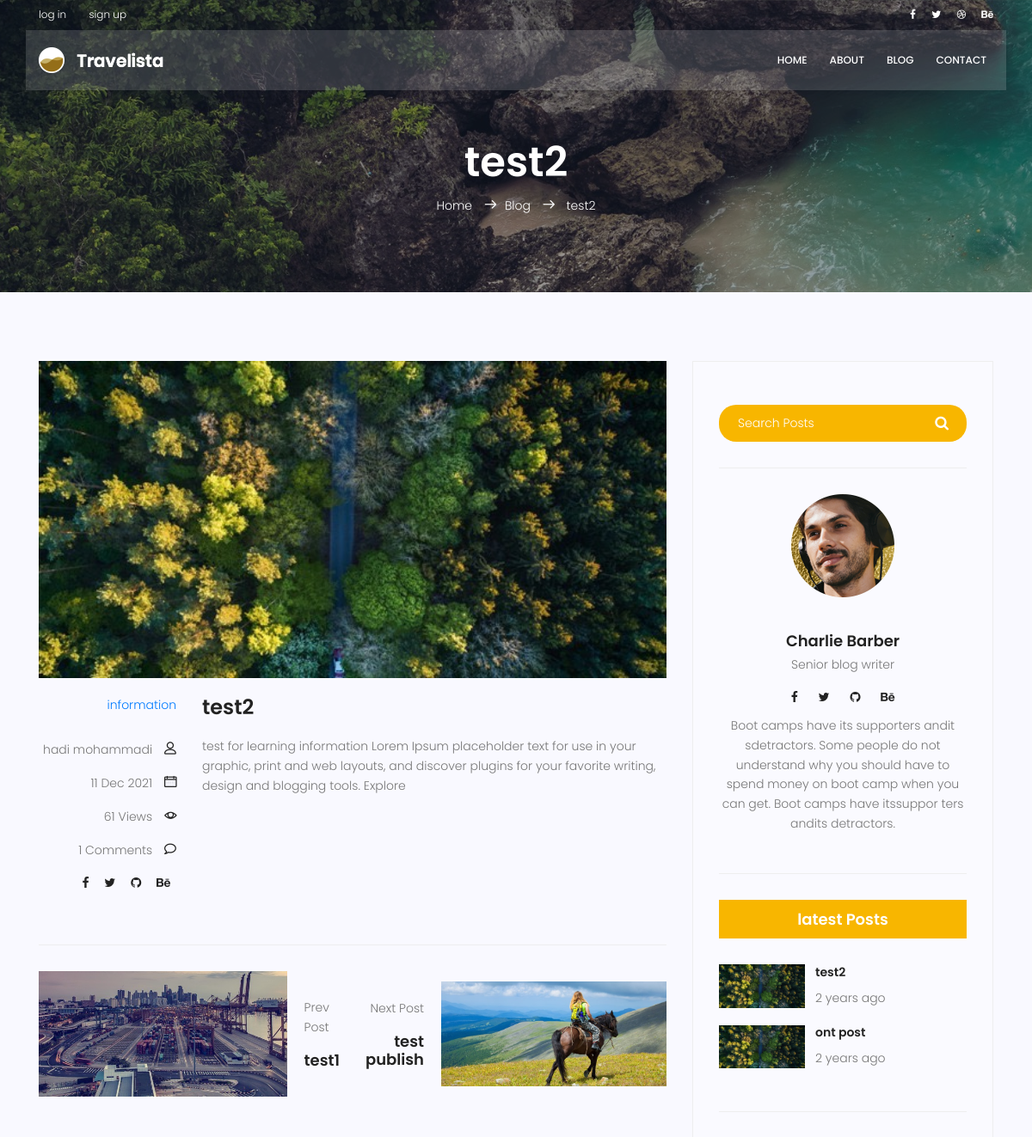
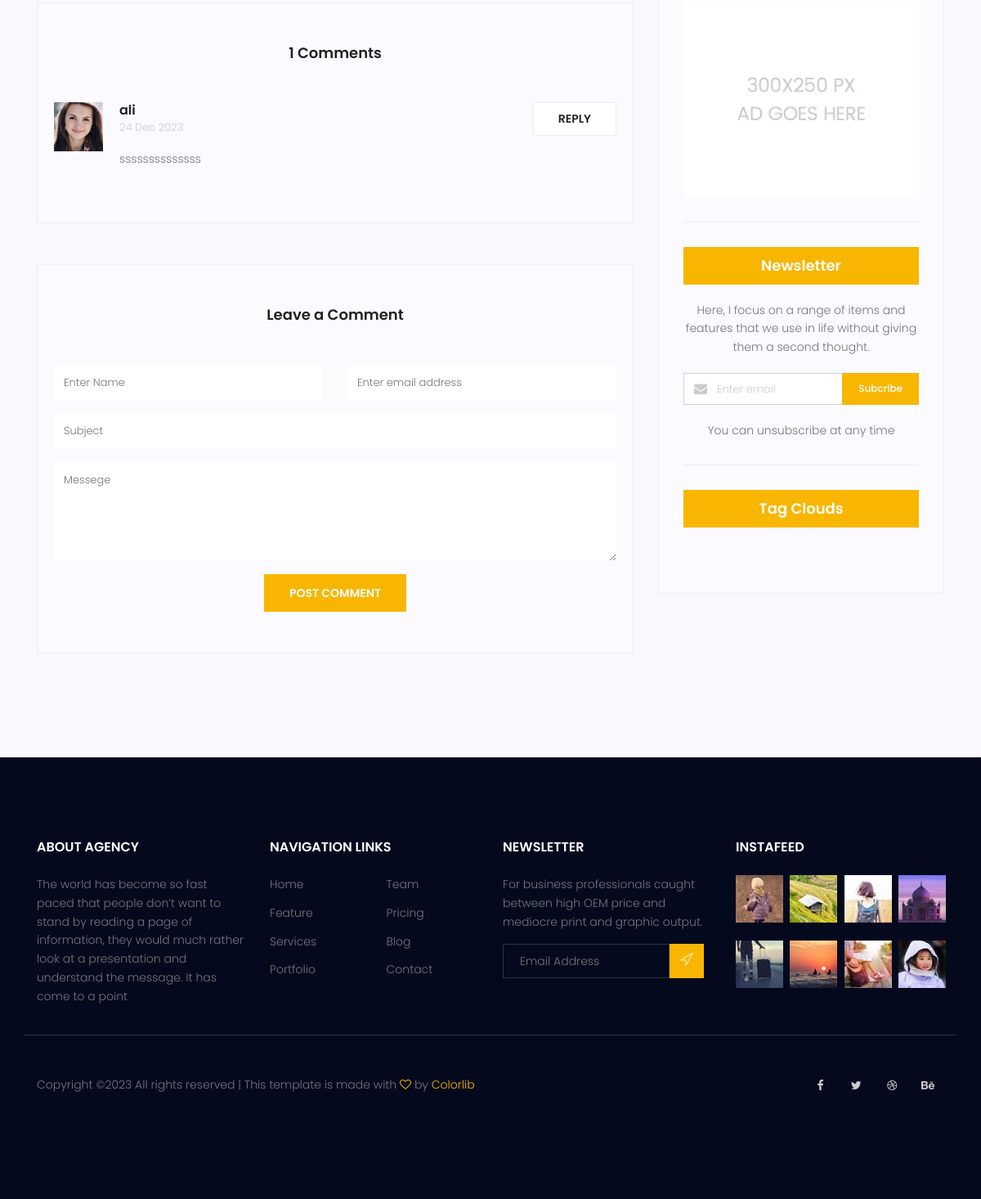
The app's page /blog/4 with its own data (2 pictures, top to bottom).
### blog/models.py (models this page shows, shortened)
class Post(models.Model):
    image = models.ImageField(upload_to='blog/', default='blog/defult.jpg')
    author = models.ForeignKey(User, on_delete=models.SET_NULL, null=True)
    title = models.CharField(max_length=255)
    content = models.TextField()
    tags = TaggableManager()
    category = models.ManyToManyField(Category)
    counted_views = models.IntegerField(default=0)
    status = models.BooleanField(default=False)
    published_date = models.DateTimeField(null=True)
    created_date = models.DateTimeField(auto_now_add=True)
    updated_date = models.DateTimeField(auto_now=True)
    class Meta:
        ordering = ['created_date']

class Category(models.Model):
    name = models.CharField(max_length=255)

class Comment(models.Model):
    post = models.ForeignKey(Post, on_delete=models.CASCADE)
    name = models.CharField(max_length=255)
    email = models.EmailField()
    subject = models.CharField(max_length=255)
    message = models.TextField()
    approved = models.BooleanField(default=False)
    created_date = models.DateTimeField(auto_now_add=True)
    updated_date = models.DateTimeField(auto_now=True)
    class Meta:
        ordering = ['created_date']

### blog/views.py (the view, shortened to what this page needs)
# urls.py: path('<int:pid>',blog_single, name='single'),
def blog_single(request,pid):
    post=get_object_or_404(Post,pk=pid,published_date__lte=timezone.now(),status=1)
    post.counted_views=post.counted_views+1
    post.save()
    posts=Post.objects.filter(published_date__lte=timezone.now(),status=1)
    post_next=posts.filter(id__gt=post.id).order_by('id').first()
    post_prev= posts.filter(id__lt=post.id).order_by('-id').first()
    comments=Comment.objects.filter(post=post.id,approved=True)
    form=CommentForm()
    contex={'post':post, 'post_next':post_next,'post_prev':post_prev,'comments':comments,'form':form}
    return render(request,'blog/blog-single.html',contex)

### blog/forms.py
class CommentForm(forms.ModelForm):
    class Meta:
        model=Comment
        fields = ['post','name','email','subject','message']

### blog/templatetags/blog_tags.py (called while the page is built)
@register.inclusion_tag('blog/blog-latest-posts.html')
def latestposts(arg=2):
    posts = Post.objects.filter(status=1).order_by('published_date')[:arg]
    return {'posts':posts}

### templates/blog/blog-single.html (shortened to what this page needs)
{%extends 'base.html'%}
{%load static %}
{%load blog_tags %}
{%block content %}
<section class="relative about-banner">
	<div class="overlay overlay-bg"></div>
	<div class="container">
		<div class="row d-flex align-items-center justify-content-center">
			<div class="about-content col-lg-12">
				<h1 class="text-white">
					{{post.title}}
				</h1>
				<p class="text-white link-nav"><a href="{%url 'website:index'%}">Home </a>  <span class="lnr lnr-arrow-right"></span><a href="{%url 'blog:index'%}">Blog </a> <span class="lnr lnr-arrow-right"></span> {{post.title}}	</p>
			</div>
		</div>
	</div>
</section>
<section class="post-content-area single-post-area">
	<div class="container">
		<div class="row">
			<div class="col-lg-8 posts-list">
				<div class="single-post row">
					<div class="col-lg-12">
						<div class="feature-img">
							<img class="img-fluid" src="{{ post.image.url }}" alt="">
						</div>
					</div>
					<div class="col-lg-3  col-md-3 meta-details">
						<ul class="tags">
							{%for cat in post.category.all %}
							<a href="{%url 'blog:category' cat_name=cat.name%}">{{cat.name}}</a>{% if not forloop.last %},{%endif%}
							{%endfor%}
						</ul>
						<div class="user-details row">
							<p class="user-name col-lg-12 col-md-12 col-6"><a href="#">{{post.author.get_full_name}}</a> <span class="lnr lnr-user"></span></p>
							<p class="date col-lg-12 col-md-12 col-6"><a href="#">{{post.published_date|date:"d M Y"}}</a> <span class="lnr lnr-calendar-full"></span></p>
							<p class="view col-lg-12 col-md-12 col-6"><a href="#">{{post.counted_views}} Views</a> <span class="lnr lnr-eye"></span></p>
							<p class="comments col-lg-12 col-md-12 col-6"><a href="#">{{comments|length}}  Comments</a> <span class="lnr lnr-bubble"></span></p>
							<ul class="social-links col-lg-12 col-md-12 col-6">
								<li><a href="#"><i class="fa fa-facebook"></i></a></li>
								<li><a href="#"><i class="fa fa-twitter"></i></a></li>
								<li><a href="#"><i class="fa fa-github"></i></a></li>
								<li><a href="#"><i class="fa fa-behance"></i></a></li>
							</ul>
						</div>
					</div>
					<div class="col-lg-9 col-md-9">
						<h3 class="mt-20 mb-20">{{post.title}}</h3>
						<p class="excert">
							{{post.content}}
						</p>
					</div>
				</div>
				<div class="navigation-area">
					<div class="row">
						{%if post_prev%}
						<div class="col-lg-6 col-md-6 col-12 nav-left flex-row d-flex justify-content-start align-items-center">
							<div class="thumb">
								<a href="{% url 'blog:single' pid=post_prev.id %}"><img class="img-fluid" src="{{ post_prev.image.url }}" alt=""></a>
							</div>
							<div class="arrow">
								<a href="#"></a>
							</div>
							<div class="detials">
								<p>Prev Post</p>
								<a href="{% url 'blog:single' pid=post_prev.id %}"><h4>{{post_prev.title}}</h4></a>
							</div>
						</div>
						{%endif%}
						{%if post_next%}
						<div class="col-lg-6 col-md-6 col-12 nav-right flex-row d-flex justify-content-end align-items-center">
							<div class="detials">
								<p>Next Post</p>
								<a href="{% url 'blog:single' pid=post_next.id %}"><h4>{{post_next.title}}</h4></a>
							</div>
							<div class="arrow">
								<a href="#"></a>
							</div>
							<div class="thumb">
								<a href="{% url 'blog:single' pid=post_next.id %}"><img class="img-fluid" src="{{ post_next.image.url }}" alt=""></a>
							</div>
						</div>
						{%endif%}
					</div>
				</div>
				<div class="comments-area">
					<h4>{{comments|length}} Comments</h4>
					{% for comment in comments%}
					<div class="comment-list">
						<div class="single-comment justify-content-between d-flex">
							<div class="user justify-content-between d-flex">
								<div class="thumb">
									<img src="{%static 'img/blog/c1.jpg' %}" alt="">
								</div>
								<div class="desc">
									<h5><a href="#">{{comment.name}}</a></h5>
									<p class="date">{{comment.created_date|date:"d M Y"}} </p>
									<p class="comment">{{comment.message}}</p>
								</div>
							</div>
							<div class="reply-btn">
								   <a href="" class="btn-reply text-uppercase">reply</a>
							</div>
						</div>
					</div>
				{%empty%}
				<p>no comments for in post</p>
				{%endfor%}
				</div>
				<div class="comment-form">
					<h4>Leave a Comment</h4>
					<form method="post" action="{%url 'blog:single' pid=post.id%}">
						<div class="form-group form-inline">
						  <div class="form-group col-lg-6 col-md-12 name">
							<input type="text" class="form-control" name="name" placeholder="Enter Name" onfocus="this.placeholder = ''" onblur="this.placeholder = 'Enter Name'">
						  </div>
						  <div class="form-group col-lg-6 col-md-12 email">
							<input type="email" class="form-control" name="email" placeholder="Enter email address" onfocus="this.placeholder = ''" onblur="this.placeholder = 'Enter email address'">
						  </div>
						</div>
						<div class="form-group">
							<input type="text" class="form-control" name="subject" placeholder="Subject" onfocus="this.placeholder = ''" onblur="this.placeholder = 'Subject'">
						</div>
						<div class="form-group">
							<textarea class="form-control mb-10" rows="5" name="message" placeholder="Messege" onfocus="this.placeholder = ''" onblur="this.placeholder = 'Messege'" required=""></textarea>
						</div>
						<button type="submit" class="primary-btn text-uppercase">Post Comment</button>
					</form>
				</div>
			</div>
			<div class="col-lg-4 sidebar-widgets">
				<div class="widget-wrap">
					{%include 'blog/blog-search.html' %}
					{%include 'blog/blog-writer.html' %}
					{% latestposts %}
					{%include 'blog/blog-ads.html'%}
					{%include 'blog/blog-newletter.html'%}
					{%include 'blog/blog-tags.html'%}
				</div>
			</div>
		</div>
	</div>
</section>
{%endblock%}

### templates/blog/blog-latest-posts.html (shortened to what this page needs)
{%load static%}
{%load humanize%}
<div class="single-sidebar-widget popular-post-widget">
    <h4 class="popular-title">latest Posts</h4>
    <div class="popular-post-list">
        {%for post in posts%}
        <div class="single-post-list d-flex flex-row align-items-center">
            <div class="thumb">
                <img class="img-fluid" src="{{ post.image.url }}" alt="">
            </div>
            <div class="details">
                <a href="{%url 'blog:single'pid=post.id}"><h6>{{post.title}}</h6></a>
                <p>{{post.published_date|naturaltime}}</p>
            </div>
        </div>
    </div>
</div>

### records on screen
Post: title "test2", image (picture), author.get_full_name "hadi mohammadi", published_date "11 Dec 2021", counted_views "61", content "test for learning information Lorem Ipsum placeholder text for use in your graphic, print and web layouts, and discover plugins for your favorite writing, design and blogging tools. Explore", published_date "2 years ago"
Category: name "information"
Post: image (picture), title "test1"
Post: title "test publish", image (picture)
Comment: name "ali", created_date "24 Dec 2023", message "ssssssssssssss"
Post: image (picture), title "ont post", published_date "2 years ago"

### other values on screen
{{ comments|length }} "1"
